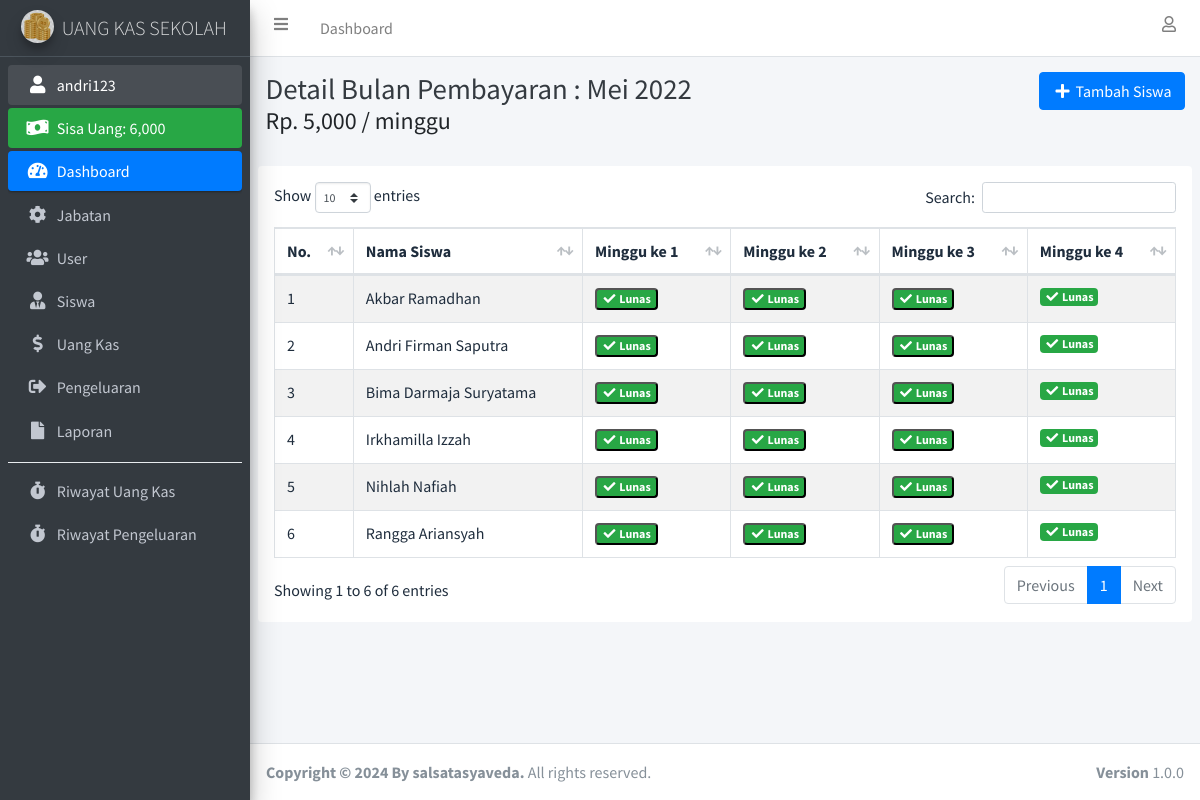
/detail_bulan_pembayaran.php?id_bulan_pembayaran=1 (signed in), run on the app's committed database.
### tables this page shows
CREATE TABLE `user` (
  `id_user` int(11) NOT NULL,
  `nama_lengkap` varchar(100) NOT NULL,
  `username` varchar(100) NOT NULL,
  `password` varchar(255) NOT NULL,
  `id_jabatan` int(11) NOT NULL
);

CREATE TABLE `bulan_pembayaran` (
  `id_bulan_pembayaran` int(11) NOT NULL,
  `nama_bulan` enum('januari','februari','maret','april','mei','juni','juli','agustus','september','oktober','november','desember') NOT NULL,
  `tahun` int(4) NOT NULL,
  `pembayaran_perminggu` int(11) NOT NULL
);

CREATE TABLE `uang_kas` (
  `id_uang_kas` int(11) NOT NULL,
  `id_siswa` int(11) NOT NULL,
  `id_bulan_pembayaran` int(11) NOT NULL,
  `minggu_ke_1` int(11) DEFAULT NULL,
  `minggu_ke_2` int(11) DEFAULT NULL,
  `minggu_ke_3` int(11) DEFAULT NULL,
  `minggu_ke_4` int(11) DEFAULT NULL,
  `status_lunas` int(11) NOT NULL
);

CREATE TABLE `siswa` (
  `id_siswa` int(11) NOT NULL,
  `nama_siswa` varchar(100) NOT NULL,
  `jenis_kelamin` enum('pria','wanita') NOT NULL,
  `no_telepon` varchar(25) NOT NULL,
  `email` varchar(255) NOT NULL
);

### connection.php (called while the page is built, shortened)
<?php
	$host		= "localhost";
	$username	= "root";
	$password	= "";
	$database	= "uang_kas";
	$conn 		= mysqli_connect($host, $username, $password, $database);
if (isset($_SESSION['id_user'])) {
	function dataUser() {
		global $conn;
		$id_user = $_SESSION['id_user'];
		return mysqli_fetch_assoc(mysqli_query($conn, "SELECT * FROM user INNER JOIN jabatan ON user.id_jabatan = jabatan.id_jabatan WHERE id_user = '$id_user'"));
	}
}

### detail_bulan_pembayaran.php (the view, shortened to what this page needs)
<?php
  require 'connection.php';
  $id_bulan_pembayaran = $_GET['id_bulan_pembayaran'];
  $detail_bulan_pembayaran = mysqli_fetch_assoc(mysqli_query($conn, "SELECT * FROM bulan_pembayaran WHERE id_bulan_pembayaran = '$id_bulan_pembayaran'"));
  $uang_kas = mysqli_query($conn, "SELECT * FROM uang_kas INNER JOIN siswa ON uang_kas.id_siswa = siswa.id_siswa INNER JOIN bulan_pembayaran ON uang_kas.id_bulan_pembayaran = bulan_pembayaran.id_bulan_pembayaran WHERE uang_kas.id_bulan_pembayaran = '$id_bulan_pembayaran' ORDER BY nama_siswa ASC");
  $bulan_pembayaran_pertama = mysqli_fetch_assoc(mysqli_query($conn, "SELECT * FROM bulan_pembayaran ORDER BY id_bulan_pembayaran ASC LIMIT 1"));
  $id_bulan_pembayaran_pertama = $bulan_pembayaran_pertama['id_bulan_pembayaran'];
?>
<!DOCTYPE html>
<html>
<head>
    <?php include 'include/css.php'; ?>
</head>
<body class="hold-transition sidebar-mini layout-fixed">
    <div class="wrapper">
        <?php include 'include/navbar.php'; ?>
        <?php include 'include/sidebar.php'; ?>
        <div class="content-wrapper">
            <div class="content-header">
                <div class="container-fluid">
                    <div class="row mb-2">
                        <div class="col-sm">
                            <h1 class="m-0 text-dark">Detail Bulan Pembayaran :
                                <?= ucwords($detail_bulan_pembayaran['nama_bulan']); ?>
                                <?= $detail_bulan_pembayaran['tahun']; ?></h1>
                            <h4>Rp. <?= number_format($detail_bulan_pembayaran['pembayaran_perminggu']); ?> / minggu
                            </h4>
                        </div>
                        <div class="col-sm text-right">
                            <?php if ($_SESSION['id_jabatan'] !== '3'): ?>
                            <button type="button" class="btn btn-primary" data-toggle="modal"
                                data-target="#tambahSiswaModal"><i class="fas fa-fw fa-plus"></i> Tambah Siswa</button>
                            <?php endif ?>
                        </div>
                    </div>
                </div>
            </div>
            <section class="content">
                <div class="container-fluid bg-white p-3 rounded">
                    <div class="table-responsive">
                        <table class="table table-hover table-striped table-bordered" id="table_id">
                            <thead>
                                <tr>
                                    <th>No.</th>
                                    <th>Nama Siswa</th>
                                    <th>Minggu ke 1</th>
                                    <th>Minggu ke 2</th>
                                    <th>Minggu ke 3</th>
                                    <th>Minggu ke 4</th>
                                </tr>
                            </thead>
                            <tbody>
                                <?php $i = 1; ?>
                                <?php foreach ($uang_kas as $duk): ?>
                                <?php if ($_SESSION['id_jabatan'] == '3'): ?>
                                <tr>
                                    <td><?= $i++; ?></td>
                                    <td><?= ucwords(htmlspecialchars_decode($duk['nama_siswa'])); ?></td>
                                    <?php if ($duk['minggu_ke_1'] == $duk['pembayaran_perminggu']): ?>
                                    <td class="text-success"><?= number_format($duk['minggu_ke_1']); ?></td>
                                    <?php else: ?>
                                    <td class="text-danger"><?= number_format($duk['minggu_ke_1']); ?></td>
                                    <?php endif ?>
                                    <?php if ($duk['minggu_ke_2'] == $duk['pembayaran_perminggu']): ?>
                                    <td class="text-success"><?= number_format($duk['minggu_ke_2']); ?></td>
                                    <?php else: ?>
                                    <td class="text-danger"><?= number_format($duk['minggu_ke_2']); ?></td>
                                    <?php endif ?>
                                    <?php if ($duk['minggu_ke_3'] == $duk['pembayaran_perminggu']): ?>
                                    <td class="text-success"><?= number_format($duk['minggu_ke_3']); ?></td>
                                    <?php else: ?>
                                    <td class="text-danger"><?= number_format($duk['minggu_ke_3']); ?></td>
                                    <?php endif ?>
                                    <?php if ($duk['minggu_ke_4'] == $duk['pembayaran_perminggu']): ?>
                                    <td class="text-success"><?= number_format($duk['minggu_ke_4']); ?></td>
                                    <?php else: ?>
                                    <td class="text-danger"><?= number_format($duk['minggu_ke_4']); ?></td>
                                    <?php endif ?>
                                </tr>
                                <?php else: ?>
                                <?php if ($id_bulan_pembayaran != $id_bulan_pembayaran_pertama AND $data_bulan_sebelum['status_lunas'] == '0'): ?>
                                <tr class="bg-danger">
                                    <?php else: ?>
                                <tr>
                                    <?php endif ?>
                                    <td><?= $i++; ?></td>
                                    <td><?= $duk['nama_siswa']; ?></td>
                                    <?php if ($duk['minggu_ke_1'] == $duk['pembayaran_perminggu']): ?>
                                    <?php if ($duk['minggu_ke_2'] !== "0"): ?>
                                    <td>
                                        <button type="button" class="badge badge-success" data-container="body"
                                            data-toggle="popover" data-placement="top"
                                            data-content="Tidak bisa mengubah minggu ke 1, kalau minggu ke 2 dan seterusnya sudah lunas, jika ingin mengubah, ubahlah minggu ke 2 atau ke 3 atau ke 4 terlebih dahulu menjadi 0.">
                                            <i class="fas fa-fw fa-check"></i> Lunas
                                        </button>
                                    </td>
                                    <?php endif ?>
                                    <?php endif ?>
                                    <?php if ($duk['minggu_ke_1'] !== $duk['pembayaran_perminggu']): ?>
                                    <td>
                                        <---< /td>
                                    <td>
                                        <---< /td>
                                    <td>
                                        <---< /td>
                                            <?php else: ?>
                                            <?php if ($duk['minggu_ke_2'] == $duk['pembayaran_perminggu']): ?>
                                            <?php if ($duk['minggu_ke_3'] !== "0"): ?>
                                    <td><button type="button" class="badge badge-success" data-container="body"
                                            data-toggle="popover" data-placement="top"
                                            data-content="Tidak bisa mengubah minggu ke 2, jika minggu ke 3 dan seterusnya sudah lunas, jika ingin mengubah, ubahlah minggu ke 3 atau ke 4 terlebih dahulu menjadi 0."><i
                                                class="fas fa-fw fa-check"></i> Lunas</button></td>
                                    <?php endif ?>
                                    <?php endif ?>
                                    <?php if ($duk['minggu_ke_2'] !== $duk['pembayaran_perminggu']): ?>
                                    <td>
                                        <---< /td>
                                    <td>
                                        <---< /td>
                                            <?php else: ?>
                                            <?php if ($duk['minggu_ke_3'] == $duk['pembayaran_perminggu']): ?>
                                            <?php if ($duk['minggu_ke_4'] !== "0"): ?>
                                    <td><button type="button" class="badge badge-success" data-container="body"
                                            data-toggle="popover" data-placement="top"
                                            data-content="Tidak bisa mengubah minggu ke 3, jika minggu ke 4 sudah lunas, jika ingin mengubah, ubahlah minggu ke 4 terlebih dahulu menjadi 0."><i
                                                class="fas fa-fw fa-check"></i> Lunas</button></td>
                                    <?php endif ?>
                                    <?php endif ?>
                                    <?php if ($duk['minggu_ke_3'] !== $duk['pembayaran_perminggu']): ?>
                                    <td>
                                        <---< /td>
                                            <?php else: ?>
                                            <?php if ($duk['minggu_ke_4'] == $duk['pembayaran_perminggu']): ?>
                                    <td><a href="" data-toggle="modal"
                                            data-target="#editMingguKe4<?= $duk['id_uang_kas']; ?>"
                                            class="badge badge-success"><i class="fas fa-fw fa-check"></i> Lunas</a>
                                    </td>
                                    <?php endif ?>
                                    <?php endif ?>
                                    <?php endif ?>
                                    <?php endif ?>
                                </tr>
                                <?php endif ?>
                                <?php endforeach ?>
                            </tbody>
                        </table>
                    </div>
                </div>
            </section>
        </div>
        <footer class="main-footer">
            <strong>Copyright &copy; 2024 By salsatasyaveda.</strong>
            All rights reserved.
            <div class="float-right d-none d-sm-inline-block">
                <b>Version</b> 1.0.0
            </div>
        </footer>
    </div>
</body>
</html>

### include/sidebar.php
<?php
  $dataUser = dataUser();
  $jml_pengeluaran = mysqli_fetch_assoc(mysqli_query($conn, "SELECT sum(jumlah_pengeluaran) as jml_pengeluaran FROM pengeluaran"));
  $jml_pengeluaran = $jml_pengeluaran['jml_pengeluaran'];
  $jml_uang_kas = mysqli_fetch_assoc(mysqli_query($conn, "SELECT sum(minggu_ke_1 + minggu_ke_2 + minggu_ke_3 + minggu_ke_4) as jml_uang_kas FROM uang_kas"));
  $jml_uang_kas = $jml_uang_kas['jml_uang_kas'];
?>
<aside class="main-sidebar sidebar-dark-primary elevation-4">
    <a href="index.php" class="brand-link">
        <img src="assets/img/img_properties/logo.jpg" alt="AdminLTE Logo" class="brand-image img-circle elevation-3"
            style="opacity: .8">
        <span class="brand-text font-weight-light">UANG KAS SEKOLAH</span>
    </a>
    <div class="sidebar">
        <nav class="mt-2">
            <ul class="nav nav-pills nav-sidebar flex-column" data-widget="treeview" role="menu" data-accordion="false">
                <li class="nav-item has-treeview menu-open">
                    <a href="profile.php" class="nav-link"><i class="nav-icon fas fa-fw fa-user"></i>
                        <p><?= $dataUser['username']; ?></p>
                    </a>
                </li>
                <li class="nav-item">
                    <div class="bg-success nav-link text-white">
                        <i class="nav-icon fas fa-money-bill-wave"></i>
                        <p>
                            Sisa Uang: <?= number_format($jml_uang_kas - $jml_pengeluaran); ?>
                        </p>
                    </div>
                </li>
                <li class="nav-item has-treeview menu-open">
                    <a href="index.php" class="nav-link active">
                        <i class="nav-icon fas fa-tachometer-alt"></i>
                        <p>
                            Dashboard
                        </p>
                    </a>
                </li>
                <?php if ($dataUser['id_jabatan'] == '1'): ?>
                <li class="nav-item">
                    <a href="jabatan.php" class="nav-link">
                        <i class="nav-icon fas fa-cog"></i>
                        <p>
                            Jabatan
                        </p>
                    </a>
                </li>
                <li class="nav-item">
                    <a href="user.php" class="nav-link">
                        <i class="nav-icon fas fa-users"></i>
                        <p>
                            User
                        </p>
                    </a>
                </li>
                <?php endif ?>
                <li class="nav-item">
                    <a href="siswa.php" class="nav-link">
                        <i class="fas fa-user-tie nav-icon"></i>
                        <p>Siswa</p>
                    </a>
                </li>
                <li class="nav-item">
                    <a href="uang_kas.php" class="nav-link">
                        <i class="fas fa-dollar-sign nav-icon"></i>
                        <p>Uang Kas</p>
                    </a>
                </li>
                <li class="nav-item">
                    <a href="pengeluaran.php" class="nav-link">
                        <i class="fas fa-sign-out-alt nav-icon"></i>
                        <p>Pengeluaran</p>
                    </a>
                </li>
                <li class="nav-item">
                    <a href="laporan.php" class="nav-link">
                        <i class="fas fa-file nav-icon"></i>
                        <p>Laporan</p>
                    </a>
                </li>
                <div class="dropdown-divider"></div>
                <li class="nav-item">
                    <a href="riwayat.php" class="nav-link">
                        <i class="fas fa-stopwatch nav-icon"></i>
                        <p>Riwayat Uang Kas</p>
                    </a>
                </li>
                <li class="nav-item">
                    <a href="riwayat_pengeluaran.php" class="nav-link">
                        <i class="fas fa-stopwatch nav-icon"></i>
                        <p>Riwayat Pengeluaran</p>
                    </a>
                </li>
            </ul>
        </nav>
    </div>
</aside>

### data on the page
user: username "andri123"
bulan_pembayaran: nama_bulan "Mei", tahun "2022", pembayaran_perminggu "5,000"
uang_kas: id_siswa.nama_siswa "Akbar Ramadhan", minggu_ke_1 "Lunas", minggu_ke_2 "Lunas", minggu_ke_3 "Lunas"
uang_kas: id_siswa.nama_siswa "Andri Firman Saputra", minggu_ke_1 "Lunas", minggu_ke_2 "Lunas", minggu_ke_3 "Lunas"
uang_kas: id_siswa.nama_siswa "Bima Darmaja Suryatama", minggu_ke_1 "Lunas", minggu_ke_2 "Lunas", minggu_ke_3 "Lunas"
uang_kas: id_siswa.nama_siswa "Irkhamilla Izzah", minggu_ke_1 "Lunas", minggu_ke_2 "Lunas", minggu_ke_3 "Lunas"
uang_kas: id_siswa.nama_siswa "Nihlah Nafiah", minggu_ke_1 "Lunas", minggu_ke_2 "Lunas", minggu_ke_3 "Lunas"
uang_kas: id_siswa.nama_siswa "Rangga Ariansyah", minggu_ke_1 "Lunas", minggu_ke_2 "Lunas", minggu_ke_3 "Lunas"

### other printed values
$jml_uang_kas - $jml_pengeluaran "6,000"
